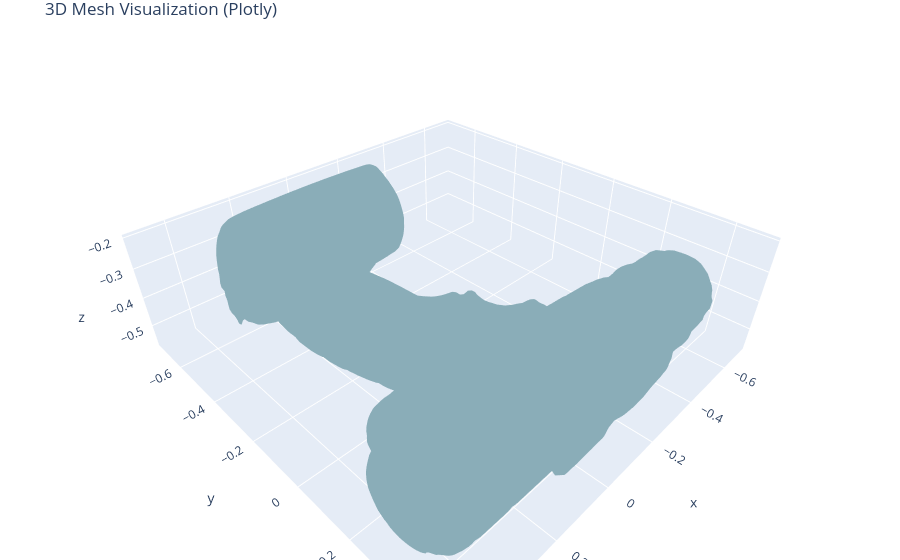

The notebook cell saved with this chart:
### Code cell
data = np.load(os.getcwd()+"/data/sdf.npy")
d = torch.tensor(data)

mesh_vis(d)

### Figure 1 — Plotly figure (JSON) as saved in the notebook; plotly's stock layout.template omitted (floating-point values rounded to 4 significant figures; data arrays with more than 128 entries replaced by an {"elided": "..."} marker saying what was removed)
{"data": [{"color": "lightblue", "flatshading": true, "i": {"elided": "26056 int values"}, "j": {"elided": "26056 int values"}, "k": {"elided": "26056 int values"}, "name": "Mesh", "opacity": 1, "type": "mesh3d", "x": {"elided": "13030 float values"}, "y": {"elided": "13030 float values"}, "z": {"elided": "13030 float values"}}], "layout": {"margin": {"b": 0, "l": 0, "r": 0, "t": 30}, "scene": {"aspectmode": "data"}, "title": {"text": "3D Mesh Visualization (Plotly)"}}}
